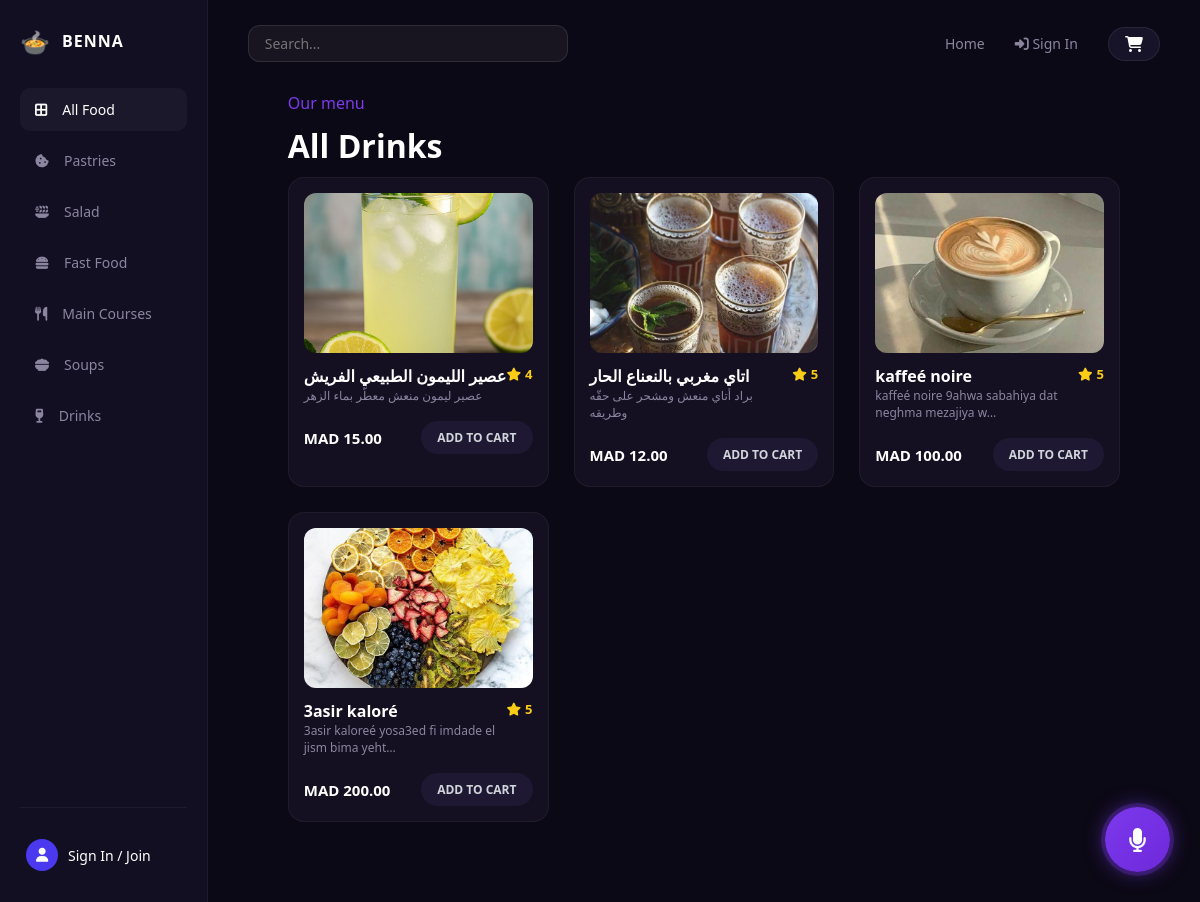
The app's page /drinks/ with its own data.
### product/models.py (models this page shows, shortened)
class FoodItem(models.Model):
  choice = [
      ('Pastries','Pastries'),
      ('Salad','Salad'),
      ('Fast Food','Fast Food'),
      ('Main courses', 'Main courses'),
      ('Soups','Soups'),
      ('Drinks','Drinks'),
  ]
  category = models.CharField(max_length=100, choices=choice)
  name = models.CharField(max_length=200)
  description = models.TextField(blank=True, null=True)
  price = models.DecimalField(max_digits=6, decimal_places=2)
  image = models.ImageField(upload_to='food_images/', blank=True, null=True)
  image2 = models.ImageField(upload_to='food_images/', blank=True, null=True)
  image3 = models.ImageField(upload_to='food_images/', blank=True, null=True)
  image4 = models.ImageField(upload_to='food_images/', blank=True, null=True)
  rating = models.PositiveIntegerField(default=5)
  reviews_count = models.PositiveIntegerField(default=128)
  is_chef_special = models.BooleanField(default=False)

### product/views.py (the view)
# urls.py: path('drinks/', views.drinks, name='drinks'),
def drinks(request):
    query = request.GET.get('q')
    if query:
        data = FoodItem.objects.filter(
            Q(category='Drinks') &
            (Q(name__icontains=query) | Q(description__icontains=query))
        )
    else:
        data = FoodItem.objects.filter(category='Drinks')
    context = {'data': data, 'query': query}
    return render(request, 'pages/drinks.html', context)

### orders/context_processors.py (called while the page is built)
def cart_unseen_count(request):
    if request.user.is_authenticated:
        count = Order.objects.filter(user=request.user, is_seen=False).count()
        return {'unseen_orders_count': count}
    return {'unseen_orders_count': 0}

### templates/pages/drinks.html
{% extends 'pages/all.html' %}
{% block more %}
<h1 style="padding:0 0 10px 0;">All Drinks</h1>
{% endblock more %}

### templates/pages/all.html
{% extends 'base.html' %}
{% load static %}
{% block content %}
<div class="content-body">
    <p style="color:#7c3aed;padding:5px 0 10px 0;">Our menu</p>
    {% block more %}
    {% endblock more %}
    <div class="food-grid">
        {% for x in data %}
        <div class="food-card">
            <a href="{% url 'product_detail' x.id %}" class="food-img-container">
                {% if x.image %}
                    <img src="{{ x.image.url }}" alt="{{ x.name }}">
                {% else %}
                    <img src="{% static 'images/default.png' %}" alt="{{ x.name }}">
                {% endif %}
            </a>
            <div class="food-info">
                <div>
                    <a href="{% url 'product_detail' x.id %}" style="text-decoration: none; color: inherit;">
                        <div class="food-title">{{ x.name }}</div>
                    </a>
                    <div class="food-desc">{{ x.description|truncatechars:50 }}</div>
                </div>
                <div class="food-rating"><i class="fa-solid fa-star"></i> {{ x.rating }}</div>
            </div>
            <div class="food-footer">
                <div class="food-price">MAD {{ x.price }}</div>
                {% if request.user.is_authenticated %}
                    <button class="add-to-cart-btn" type="button" onclick="openCartModal('{{ x.id }}')">
                        ADD TO CART
                    </button>
                {% else %}
                    <a href="{% url 'login' %}?next={{ request.path }}" class="add-to-cart-btn" style="text-decoration: none; display: inline-block; text-align: center;">
                        ADD TO CART
                    </a>
                {% endif %}
            </div>
        </div>
        {% empty %}
            <div class="no-data" style="grid-column: 1 / -1; text-align: center; padding: 40px;">
                <p>No Dishes Available Here Yet!</p>
            </div>
        {% endfor %}
    </div>
</div>
{% endblock content %}

### project/static/css/style.css (style rules this page uses)
* { margin: 0; padding: 0; box-sizing: border-box; font-family: 'Segoe UI', Tahoma, Geneva, Verdana, sans-serif; }
body { background-color: #0c0916; color: #ffffff; display: flex; height: 100vh; overflow: hidden; }
.content-body { padding: 0 40px 40px 40px; }
.food-grid { display: grid; grid-template-columns: repeat(3, 1fr); gap: 25px; }
.food-card { background-color: #141021; border: 1px solid rgba(255, 255, 255, 0.05); border-radius: 16px; overflow: hidden; padding: 15px; display: flex; flex-direction: column; gap: 12px; transition: transform 0.2s; }
.food-img-container { width: 100%; height: 160px; border-radius: 12px; overflow: hidden; background-color: #1e1832; }
.food-img-container img { width: 100%; height: 100%; object-fit: cover; }
.food-info { display: flex; justify-content: space-between; align-items: flex-start; }
.food-title { font-size: 16px; font-weight: 600; color: white; }
.food-rating { display: flex; align-items: center; gap: 4px; font-size: 13px; color: #facc15; font-weight: 600; }
.food-desc { font-size: 12px; color: #8b85a0; }
.food-footer { display: flex; justify-content: space-between; align-items: center; margin-top: 5px; }
.food-price { font-size: 15px; font-weight: bold; color: white; }
.add-to-cart-btn { background-color: #1e1832; color: #d1d5db; border: none; padding: 8px 16px; border-radius: 20px; font-size: 12px; font-weight: 600; cursor: pointer; transition: 0.2s; }

### records on screen
FoodItem: image (picture), name "عصير الليمون الطبيعي الفريش", description "عصير ليمون منعش معطّر بماء الزهر", rating "4", price "15.00"
FoodItem: image (picture), name "اتاي مغربي بالنعناع الحار", description "براد أتاي منعش ومشحر على حقّه وطريقه", rating "5", price "12.00"
FoodItem: image (picture), name "kaffeé noire", description "kaffeé noire 9ahwa sabahiya dat neghma mezajiya w…", rating "5", price "100.00"
FoodItem: image (picture), name "3asir kaloré", description "3asir kaloreé yosa3ed fi imdade el jism bima yeht…", rating "5", price "200.00"
